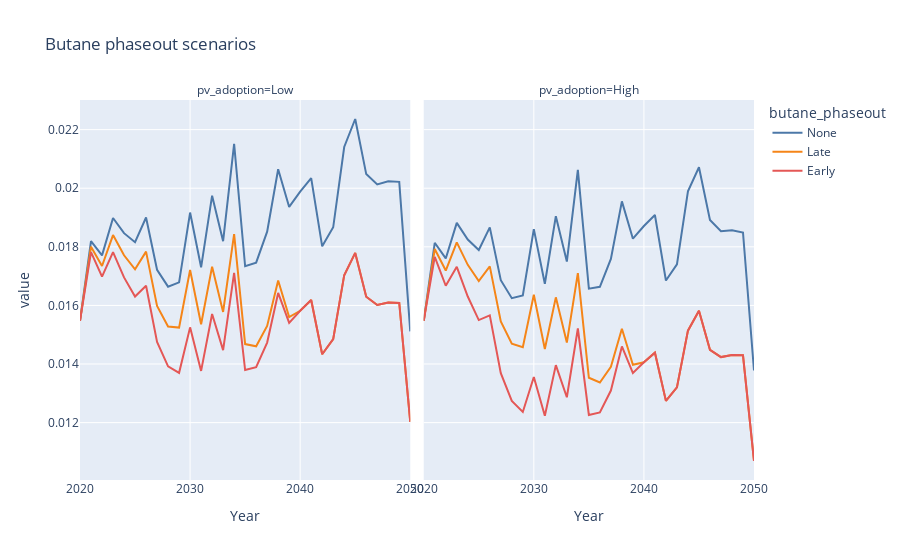

This figure's notebook cell:
### Code cell
all_dfs['Total_emissions(MtCO2)'] = all_dfs[['butane_emissions(MtCO2)', 'grid_emissions(MtCO2)']].sum(axis=1)
dff = all_dfs

dff = dff.copy().melt(value_vars=['Total_emissions(MtCO2)'], 
         id_vars=['Year','butane_phaseout', 'pv_adoption'])

fig = px.line(dff, x='Year', y='value', color='butane_phaseout',
             facet_col='pv_adoption', title='Butane phaseout scenarios',
             color_discrete_sequence=px.colors.qualitative.T10)
fig.show()

### Figure 1 — Plotly figure (JSON) as saved in the notebook; plotly's stock layout.template omitted (floating-point values rounded to 4 significant figures)
{"data": [{"hovertemplate": "butane_phaseout=None<br>pv_adoption=Low<br>Year=%{x}<br>value=%{y}<extra></extra>", "legendgroup": "None", "line": {"color": "#4C78A8", "dash": "solid"}, "mode": "lines", "name": "None", "orientation": "v", "showlegend": true, "type": "scatter", "x": [2020, 2021, 2022, 2023, 2024, 2025, 2026, 2027, 2028, 2029, 2030, 2031, 2032, 2033, 2034, 2035, 2036, 2037, 2038, 2039, 2040, 2041, 2042, 2043, 2044, 2045, 2046, 2047, 2048, 2049, 2050], "xaxis": "x", "y": [0.01548, 0.01819, 0.01771, 0.01898, 0.01847, 0.01816, 0.019, 0.01722, 0.01664, 0.01679, 0.01917, 0.0173, 0.01974, 0.01819, 0.02151, 0.01734, 0.01746, 0.01852, 0.02065, 0.01936, 0.01988, 0.02034, 0.01802, 0.01867, 0.02141, 0.02236, 0.02048, 0.02013, 0.02024, 0.02022, 0.01512], "yaxis": "y"}, {"hovertemplate": "butane_phaseout=None<br>pv_adoption=High<br>Year=%{x}<br>value=%{y}<extra></extra>", "legendgroup": "None", "line": {"color": "#4C78A8", "dash": "solid"}, "mode": "lines", "name": "None", "orientation": "v", "showlegend": false, "type": "scatter", "x": [2020, 2021, 2022, 2023, 2024, 2025, 2026, 2027, 2028, 2029, 2030, 2031, 2032, 2033, 2034, 2035, 2036, 2037, 2038, 2039, 2040, 2041, 2042, 2043, 2044, 2045, 2046, 2047, 2048, 2049, 2050], "xaxis": "x2", "y": [0.01548, 0.01814, 0.0176, 0.01882, 0.01825, 0.01789, 0.01867, 0.01686, 0.01625, 0.01634, 0.0186, 0.01674, 0.01905, 0.0175, 0.02062, 0.01657, 0.01664, 0.01759, 0.01955, 0.01828, 0.01871, 0.01909, 0.01685, 0.0174, 0.01989, 0.02071, 0.01891, 0.01853, 0.01857, 0.01849, 0.01378], "yaxis": "y2"}, {"hovertemplate": "butane_phaseout=Late<br>pv_adoption=Low<br>Year=%{x}<br>value=%{y}<extra></extra>", "legendgroup": "Late", "line": {"color": "#F58518", "dash": "solid"}, "mode": "lines", "name": "Late", "orientation": "v", "showlegend": true, "type": "scatter", "x": [2020, 2021, 2022, 2023, 2024, 2025, 2026, 2027, 2028, 2029, 2030, 2031, 2032, 2033, 2034, 2035, 2036, 2037, 2038, 2039, 2040, 2041, 2042, 2043, 2044, 2045, 2046, 2047, 2048, 2049, 2050], "xaxis": "x", "y": [0.01548, 0.01801, 0.01735, 0.0184, 0.01771, 0.01723, 0.01784, 0.01598, 0.01528, 0.01524, 0.01721, 0.01536, 0.01732, 0.01578, 0.01843, 0.01468, 0.0146, 0.0153, 0.01685, 0.0156, 0.01582, 0.01619, 0.01433, 0.01485, 0.01703, 0.01779, 0.0163, 0.01602, 0.0161, 0.01609, 0.01203], "yaxis": "y"}, {"hovertemplate": "butane_phaseout=Late<br>pv_adoption=High<br>Year=%{x}<br>value=%{y}<extra></extra>", "legendgroup": "Late", "line": {"color": "#F58518", "dash": "solid"}, "mode": "lines", "name": "Late", "orientation": "v", "showlegend": false, "type": "scatter", "x": [2020, 2021, 2022, 2023, 2024, 2025, 2026, 2027, 2028, 2029, 2030, 2031, 2032, 2033, 2034, 2035, 2036, 2037, 2038, 2039, 2040, 2041, 2042, 2043, 2044, 2045, 2046, 2047, 2048, 2049, 2050], "xaxis": "x2", "y": [0.01548, 0.01793, 0.01719, 0.01815, 0.01739, 0.01683, 0.01733, 0.01545, 0.01469, 0.01457, 0.01636, 0.01452, 0.01628, 0.01473, 0.0171, 0.01353, 0.01337, 0.01391, 0.01521, 0.01398, 0.01406, 0.01439, 0.01274, 0.0132, 0.01514, 0.01581, 0.01449, 0.01424, 0.01431, 0.0143, 0.01069], "yaxis": "y2"}, {"hovertemplate": "butane_phaseout=Early<br>pv_adoption=Low<br>Year=%{x}<br>value=%{y}<extra></extra>", "legendgroup": "Early", "line": {"color": "#E45756", "dash": "solid"}, "mode": "lines", "name": "Early", "orientation": "v", "showlegend": true, "type": "scatter", "x": [2020, 2021, 2022, 2023, 2024, 2025, 2026, 2027, 2028, 2029, 2030, 2031, 2032, 2033, 2034, 2035, 2036, 2037, 2038, 2039, 2040, 2041, 2042, 2043, 2044, 2045, 2046, 2047, 2048, 2049, 2050], "xaxis": "x", "y": [0.01548, 0.01782, 0.01698, 0.01782, 0.01696, 0.0163, 0.01667, 0.01475, 0.01392, 0.0137, 0.01525, 0.01377, 0.01571, 0.01447, 0.01711, 0.01379, 0.01389, 0.01473, 0.01643, 0.0154, 0.01582, 0.01619, 0.01433, 0.01485, 0.01703, 0.01779, 0.0163, 0.01602, 0.0161, 0.01609, 0.01203], "yaxis": "y"}, {"hovertemplate": "butane_phaseout=Early<br>pv_adoption=High<br>Year=%{x}<br>value=%{y}<extra></extra>", "legendgroup": "Early", "line": {"color": "#E45756", "dash": "solid"}, "mode": "lines", "name": "Early", "orientation": "v", "showlegend": false, "type": "scatter", "x": [2020, 2021, 2022, 2023, 2024, 2025, 2026, 2027, 2028, 2029, 2030, 2031, 2032, 2033, 2034, 2035, 2036, 2037, 2038, 2039, 2040, 2041, 2042, 2043, 2044, 2045, 2046, 2047, 2048, 2049, 2050], "xaxis": "x2", "y": [0.01548, 0.01766, 0.01667, 0.01732, 0.0163, 0.0155, 0.01566, 0.01369, 0.01274, 0.01236, 0.01356, 0.01224, 0.01396, 0.01287, 0.01521, 0.01226, 0.01235, 0.0131, 0.0146, 0.01369, 0.01406, 0.01439, 0.01274, 0.0132, 0.01514, 0.01581, 0.01449, 0.01424, 0.01431, 0.0143, 0.01069], "yaxis": "y2"}], "layout": {"annotations": [{"font": {}, "showarrow": false, "text": "pv_adoption=Low", "x": 0.245, "xanchor": "center", "xref": "paper", "y": 1, "yanchor": "bottom", "yref": "paper"}, {"font": {}, "showarrow": false, "text": "pv_adoption=High", "x": 0.755, "xanchor": "center", "xref": "paper", "y": 1, "yanchor": "bottom", "yref": "paper"}], "legend": {"title": {"text": "butane_phaseout"}, "tracegroupgap": 0}, "title": {"text": "Butane phaseout scenarios"}, "xaxis": {"anchor": "y", "domain": [0, 0.49], "title": {"text": "Year"}}, "xaxis2": {"anchor": "y2", "domain": [0.51, 1], "matches": "x", "title": {"text": "Year"}}, "yaxis": {"anchor": "x", "domain": [0, 1], "title": {"text": "value"}}, "yaxis2": {"anchor": "x2", "domain": [0, 1], "matches": "y", "showticklabels": false}}}
